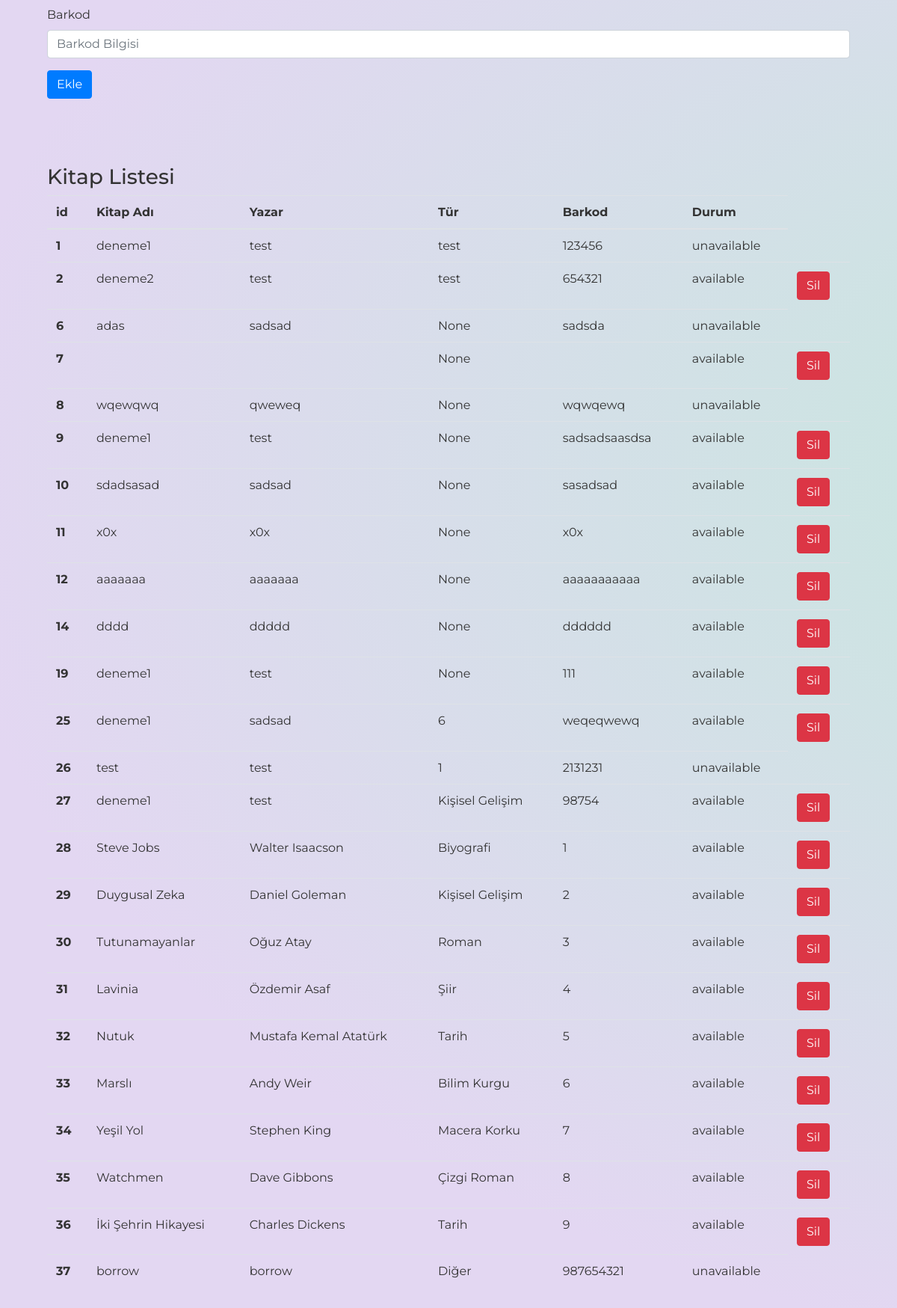
Page /admin_book (lower part) on the earlier database version.
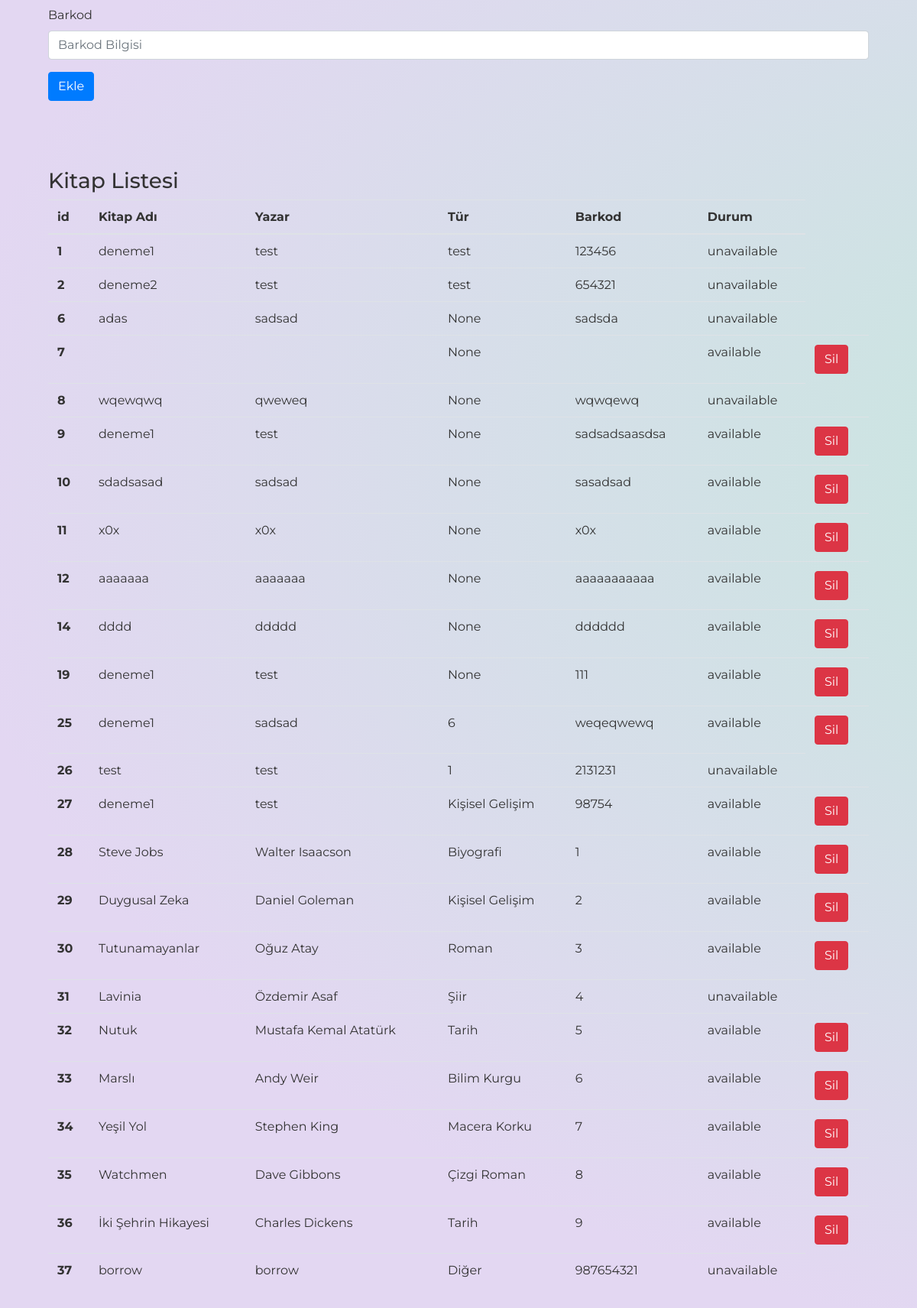
Same page on the later database version.
### Models/book.py (models this page shows)
class Book(db.Model):
    id = db.Column(db.Integer, primary_key=True)
    title = db.Column(db.String(200))
    author = db.Column(db.String(200))
    type = db.Column(db.String(200))
    barcode = db.Column(db.Integer)
    status = db.Column(db.Boolean, default=True)

### Routes/routes.py (the view)
@routes.route("/admin_book")
def admin_book():
    books = Book.query.all()
    types = Type.query.all()
    return render_template("admin_book.html",books=books,types=types)

### templates/admin_book.html (shortened to what this page needs)
<html>
<head>
    <link rel="stylesheet" href="https://maxcdn.bootstrapcdn.com/bootstrap/4.0.0/css/bootstrap.min.css">
    <link rel="stylesheet" type="text/css" href="../static/css/home.css" />
</head>
<body>
    <div>
        <div style="margin-top: 150px;" class="container">
            <form action="/book_add" method="POST">
                <div class="form-group">
                    <label for="formGroupExampleInput2">Barkod</label>
                    <input type="text" name="barcode" class="form-control" id="formGroupExampleInput4" placeholder="Barkod Bilgisi">
                </div>
                <button type="submit" class="btn btn-primary">Ekle</button>
            </form>
            <table class="table">
                <br><br><br>
                <h3>Kitap Listesi</h3>
                <thead>
                    <tr>
                        <th scope="col">id</th>
                        <th scope="col">Kitap Adı</th>
                        <th scope="col">Yazar</th>
                        <th scope="col">Tür</th>
                        <th scope="col">Barkod</th>
                        <th scope="col">Durum</th>
                    </tr>
                </thead>
                <tbody>
                    {%for book in books %}
                    <tr>
                        <th scope="row">{{book.id}}</th>
                        <td>{{book.title}}</td>
                        <td>{{book.author}}</td>
                        <td>{{book.type}}</td>
                        <td>{{book.barcode}}</td>
                        {% if book.status==True %}
                        <td>available</td>
                        <td><a href="/book_delete/{{book.id}}" class="btn btn-danger">Sil</a>
                        {% else %}
                        <td>unavailable</td>
                        {% endif %}
                    </tr>
                    {% endfor %}
                </tbody>
            </table>
        </div>
    </div>
</body>
</html>

### static/css/home.css (style rules this page uses)
body { font-family: "Montserrat", Helvetica, sans-serif; background: radial-gradient( ellipse at center, rgba(194, 234, 219, 1) 0%, rgba(227, 215, 242, 1) 74%, rgba(227, 215, 242, 1) 74%); background-size: 300%; padding: 3em; color: #333; }
a { font-weight: 400; font-size: 18px; -webkit-transition: all 0.25s; transition: all 0.25s; }

Differences in the rows shown:
changed Book "deneme2": status "available Sil" → "unavailable"
changed Book "Lavinia": status "available Sil" → "unavailable"
